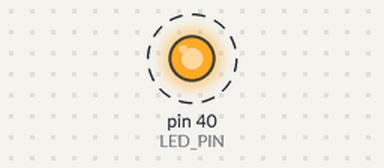
Recording of a program running on a simulated Raspberry Pi (header pin numbers). On the bench: output pins drawn as LEDs (lit = HIGH). Dashed ring = blinking.

Above: at 0.5 s.
Timing chart, 0 to 4.6 s (numbered marks = the images above):
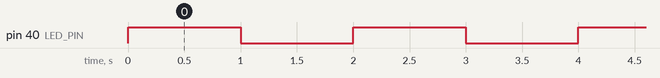

The program:

statusled.py
```python
#!/usr/bin/env python3

import RPi.GPIO as GPIO
from time import sleep

LED_PIN=40
BLINK_DELAY=1 #In seconds

#Setup GPIO
GPIO.setmode(GPIO.BOARD)
GPIO.setup(LED_PIN, GPIO.OUT, initial=GPIO.LOW)

#Main Loop
while True:

    #Blink the Led
    GPIO.output(LED_PIN, GPIO.HIGH)
    sleep(BLINK_DELAY)
    GPIO.output(LED_PIN, GPIO.LOW)
    sleep(BLINK_DELAY)
```

Measured:
- by itself, pin 40 (LED_PIN): alternates HIGH for 1.0 s and LOW for 1.0 s
